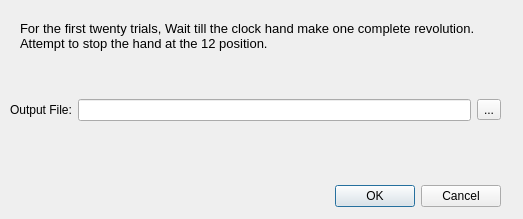
<?xml version="1.0" encoding="UTF-8"?>
<ui version="4.0">
 <class>dialog_instructions</class>
 <widget class="QDialog" name="dialog_instructions">
  <property name="geometry">
   <rect>
    <x>0</x>
    <y>0</y>
    <width>523</width>
    <height>219</height>
   </rect>
  </property>
  <property name="windowTitle">
   <string>Instructions</string>
  </property>
  <property name="modal">
   <bool>true</bool>
  </property>
  <widget class="QDialogButtonBox" name="buttonBox">
   <property name="geometry">
    <rect>
     <x>160</x>
     <y>180</y>
     <width>341</width>
     <height>32</height>
    </rect>
   </property>
   <property name="orientation">
    <enum>Qt::Horizontal</enum>
   </property>
   <property name="standardButtons">
    <set>QDialogButtonBox::Cancel|QDialogButtonBox::Ok</set>
   </property>
  </widget>
  <widget class="QLabel" name="label_2">
   <property name="geometry">
    <rect>
     <x>20</x>
     <y>10</y>
     <width>461</width>
     <height>51</height>
    </rect>
   </property>
   <property name="font">
    <font>
     <pointsize>10</pointsize>
    </font>
   </property>
   <property name="text">
    <string>For the first twenty trials, Wait till the clock hand make one complete revolution. Attempt to stop the hand at the 12 position. </string>
   </property>
   <property name="wordWrap">
    <bool>true</bool>
   </property>
  </widget>
  <widget class="QWidget" name="horizontalLayoutWidget">
   <property name="geometry">
    <rect>
     <x>10</x>
     <y>70</y>
     <width>491</width>
     <height>80</height>
    </rect>
   </property>
   <layout class="QHBoxLayout" name="horizontalLayout">
    <item>
     <widget class="QLabel" name="label">
      <property name="text">
       <string>Output File:</string>
      </property>
     </widget>
    </item>
    <item>
     <widget class="QLineEdit" name="textbox_file"/>
    </item>
    <item>
     <widget class="QToolButton" name="button_browse">
      <property name="text">
       <string>...</string>
      </property>
     </widget>
    </item>
   </layout>
  </widget>
 </widget>
 <resources/>
 <connections>
  <connection>
   <sender>buttonBox</sender>
   <signal>accepted()</signal>
   <receiver>dialog_instructions</receiver>
   <slot>accept()</slot>
   <hints>
    <hint type="sourcelabel">
     <x>248</x>
     <y>254</y>
    </hint>
    <hint type="destinationlabel">
     <x>157</x>
     <y>274</y>
    </hint>
   </hints>
  </connection>
  <connection>
   <sender>buttonBox</sender>
   <signal>rejected()</signal>
   <receiver>dialog_instructions</receiver>
   <slot>reject()</slot>
   <hints>
    <hint type="sourcelabel">
     <x>316</x>
     <y>260</y>
    </hint>
    <hint type="destinationlabel">
     <x>286</x>
     <y>274</y>
    </hint>
   </hints>
  </connection>
 </connections>
</ui>
